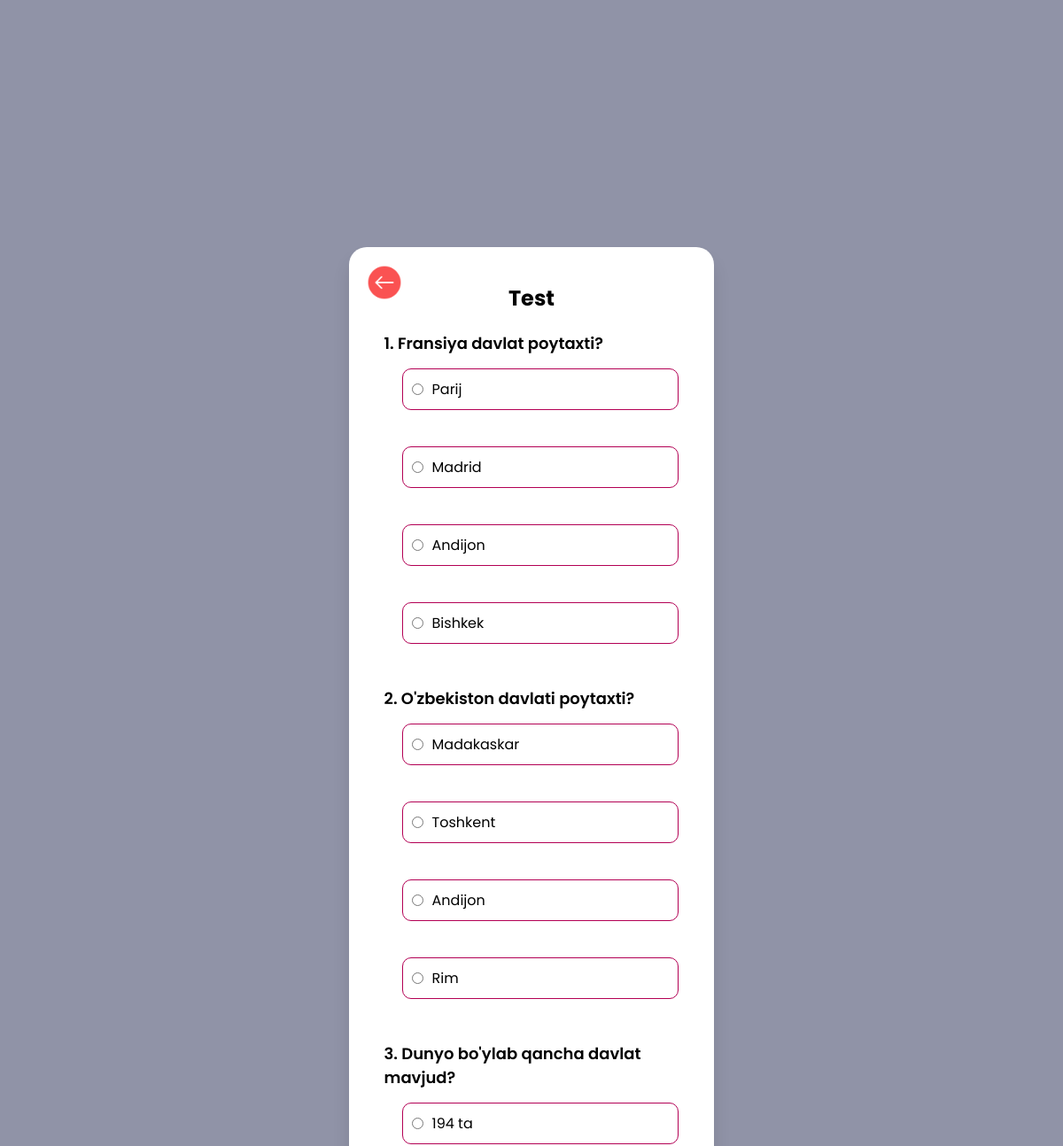
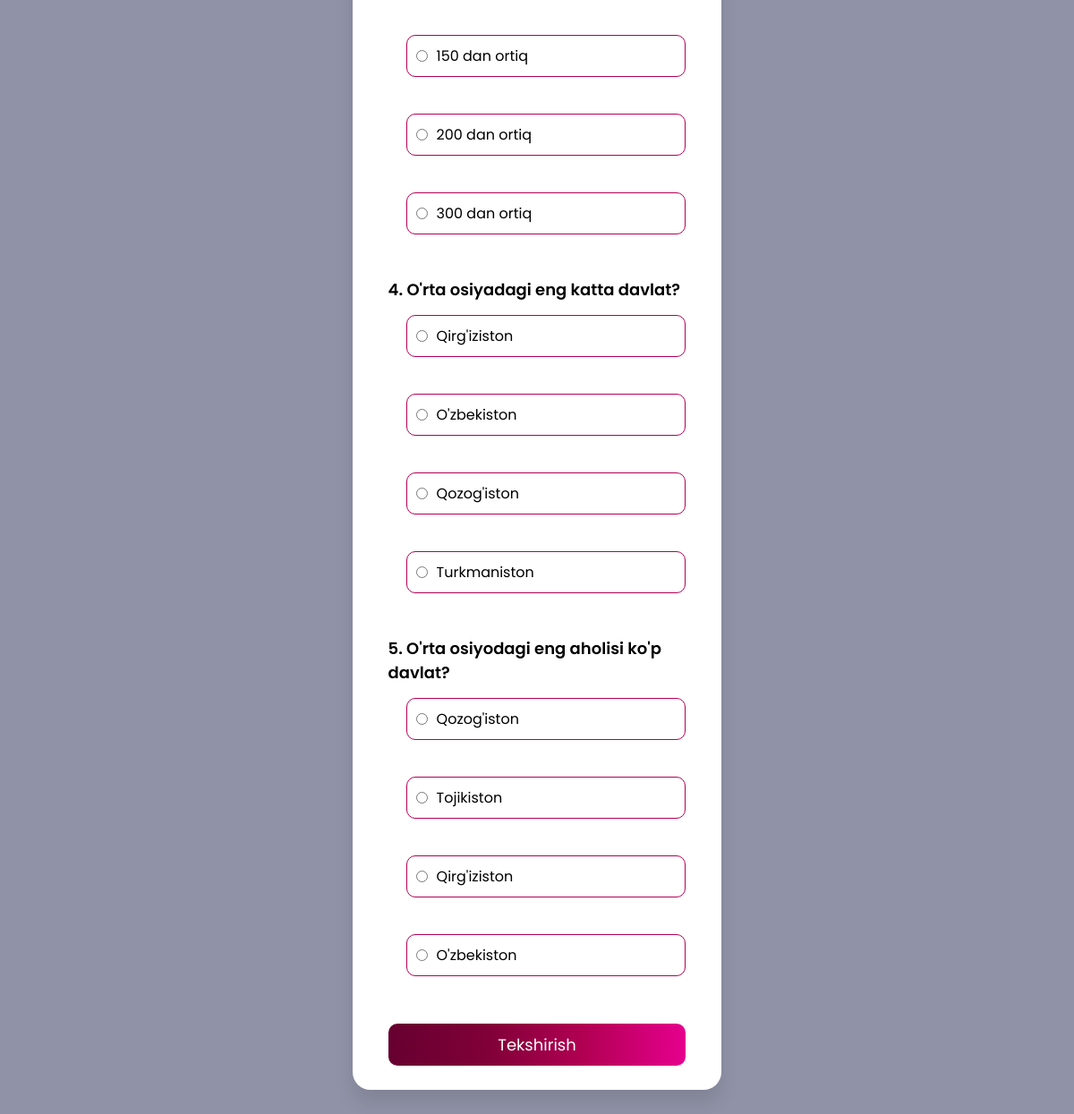
The app's page /lecture-test/1/ (signed in) with its own data (2 pictures, top to bottom).
### main/models.py (models this page shows)
class LectureTest(models.Model):
    lesson = models.ForeignKey(Lecture1,on_delete=models.CASCADE)
    savol = models.TextField()
    a_javob = models.CharField(max_length=200)
    b_javob = models.CharField(max_length=200)
    c_javob = models.CharField(max_length=200)
    d_javob = models.CharField(max_length=200)
    javob = models.CharField(max_length=200)

### main/views.py (the view)
# urls.py: path('lecture-test/<int:lesson_id>/', TestForLecture, name='test_for_lecture'),
@login_required
def TestForLecture(request, lesson_id):
    lesson = get_object_or_404(Lecture1, id=lesson_id)
    questions = LectureTest.objects.filter(lesson=lesson)
    user_profile = ProfileUser.objects.get(user=request.user)
    if request.method == "POST":
        form = TestForm(request.POST, questions=questions)
        if form.is_valid():
            correct_answers = 0
            total_questions = questions.count()
            for question in questions:
                user_answer = form.cleaned_data.get(f'question_{question.id}')
                correct_choice = None
                if question.javob == question.a_javob:
                    correct_choice = 'a'
                elif question.javob == question.b_javob:
                    correct_choice = 'b'
                elif question.javob == question.c_javob:
                    correct_choice = 'c'
                elif question.javob == question.d_javob:
                    correct_choice = 'd'
                if user_answer == correct_choice:
                    correct_answers += 1
            percentage = (correct_answers / total_questions) * 100 if total_questions > 0 else 0
            passed = percentage >= 55
            stars_earned = 5 if passed else 0
            if percentage >= 80:
                stars_earned = 10
            user_profile.stars += stars_earned
            user_profile.save()
            if stars_earned > 0:
                today_stars, created = StarsHistory.objects.get_or_create(
                    user=request.user, date=now().date(),
                    defaults={"stars": stars_earned}  # Agar yozuv yo‘q bo‘lsa, yaratish
                )
                if not created:
                    today_stars.stars += stars_earned  # Agar yozuv bor bo‘lsa, yulduz qo‘shish
                    today_stars.save()
            progress, created = UserLectureProgress.objects.get_or_create(user=request.user, lesson=lesson)
            progress.passed = passed
            progress.save()
            return render(request, "tests/lecture-result.html", {
                "percentage": percentage,
                "passed": passed,
                "stars_earned": stars_earned,
                "lesson": lesson
            })
    else:
        form = TestForm(questions=questions)
    return render(request, "tests/lecture-test.html", {"form": form, "lesson": lesson})

### main/forms.py
class TestForm(forms.Form):
    def __init__(self, *args, **kwargs):
        questions = kwargs.pop('questions')
        super().__init__(*args, **kwargs)
        for question in questions:
            choices = [
                ('a', question.a_javob),
                ('b', question.b_javob),
                ('c', question.c_javob),
                ('d', question.d_javob),
            ]
            self.fields[f'question_{question.id}'] = forms.ChoiceField(
                choices=choices, widget=forms.RadioSelect, label=question.savol, required=True
            )

### templates/tests/lecture-test.html (shortened to what this page needs)
<!DOCTYPE html>
<html lang="en">
<head>
</head>
<body>
    <div class="wrapper">
        <img src="/static/images/backbutton4.png/" alt="Back" class="back-btn" onclick="history.back()">
        <h2>Test</h2>
        <form method="post">
            {% for field in form %}
                <div class="question">{{ forloop.counter }}. {{ field.label }}</div>
                <div class="options">
                    {% for choice in field %}
                        <label>{{ choice.tag }} {{ choice.choice_label }}</label><br>
                    {% endfor %}
                </div>
            {% endfor %}
            <button type="submit" class="btn">Tekshirish</button>
        </form>
    </div>
</body>
</html>

### templates/tests/lecture-test.html (style rules this page uses)
* { margin: 0; padding: 0; box-sizing: border-box; font-family: "Poppins", sans-serif; }
html, body { display: flex; justify-content: center; align-items: center; height: 100vh; background: #9093a7; overflow: hidden; }
.wrapper { position: relative; max-width: 800px; width: 90%; height: 80vh; background: #fff; padding: 40px; border-radius: 20px; box-shadow: 0px 15px 20px rgba(0, 0, 0, 0.1); overflow-y: auto; }
.back-btn { position: absolute; top: 20px; left: 20px; width: 40px; height: 40px; cursor: pointer; }
h2 { font-size: 24px; margin-bottom: 20px; text-align: center; }
.question { font-size: 18px; margin: 15px 0; text-align: left; font-weight: 600; }
.options { display: flex; flex-direction: column; gap: 8px; padding-left: 20px; }
.options label { display: flex; align-items: center; padding: 10px; border: 1px solid #b30054; border-radius: 10px; cursor: pointer; transition: 0.3s; word-break: break-word; }
.options input { margin-right: 10px; }
.btn { margin-top: 20px; padding: 10px; width: 100%; font-size: 18px; border: none; border-radius: 10px; background: linear-gradient(to right, #660030, #800037, #b30054, #e6008e); color: white; cursor: pointer; }

### records on screen
LectureTest: label "Fransiya davlat poytaxti?", choice_label "Parij" "Madrid" "Andijon" "Bishkek"
LectureTest: label "O'zbekiston davlati poytaxti?", choice_label "Madakaskar" "Toshkent" "Andijon" "Rim"
LectureTest: label "Dunyo bo'ylab qancha davlat mavjud?", choice_label "194 ta" "150 dan ortiq" "200 dan ortiq" "300 dan ortiq"
LectureTest: label "O'rta osiyadagi eng katta davlat?", choice_label "Qirg'iziston" "O'zbekiston" "Qozog'iston" "Turkmaniston"
LectureTest: label "O'rta osiyodagi eng aholisi ko'p davlat?", choice_label "Qozog'iston" "Tojikiston" "Qirg'iziston" "O'zbekiston"
